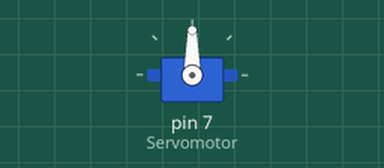
This sketch was run on a simulated Arduino Uno, built with avr-gcc and run on an emulated ATmega328P. Shown: servo.

Above: at 0.05 s.
At 1.0 s:
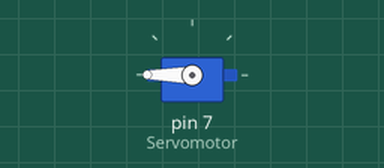
At 1.5 s:
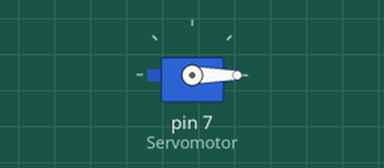
At 2.0 s:
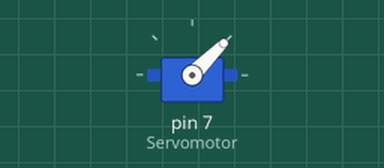
Timing chart, 0 to 4.6 s (numbered marks = the images above):
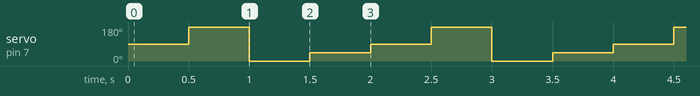

Measured:
- by itself, servo on pin 7 (Servomotor): repeats every 2.0 s: 0° 0.50 s, 45° 0.50 s, 90° 0.50 s, 180° 0.50 s

The sketch:

servomotor.ino
```cpp
#include<Servo.h>
Servo Servomotor;
void setup()
{
  Servomotor.attach(7);
  Servomotor.write(0);

}

void loop()
{
  Servomotor.write(90);
  delay(500);
  Servomotor.write(180);
  delay(500);
  Servomotor.write(0);
  delay(500);
  Servomotor.write(45);
  delay(500);
}
```
